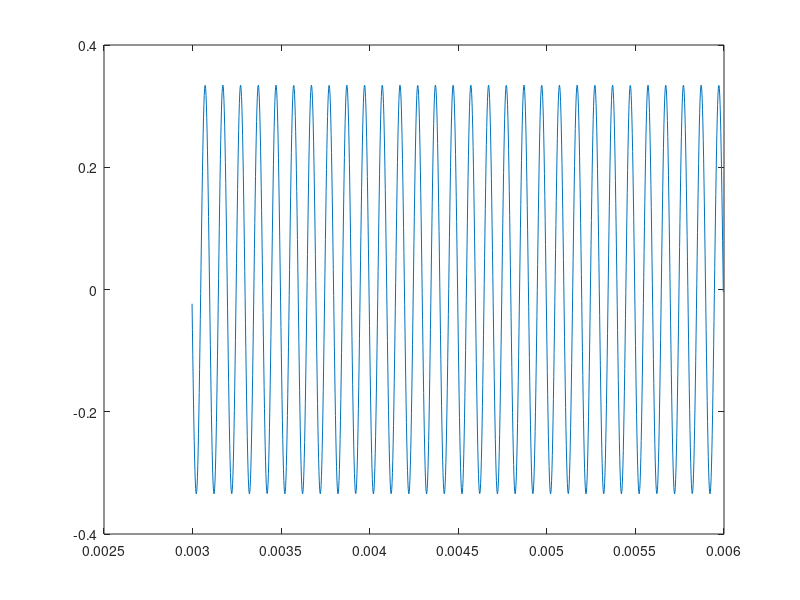

This figure's MATLAB source:
clear, clc

%Constantes del problema
R=12;
L=1e-3;
C=1e-6;

%Condiciones iniciales
x1(1)=0;
x2(1)=0;

%Frecuencias: [1000, 2000, 3000, 4000, 4500, 4700, 4800, 5000, 5100, 5300, 5500, 6000, 7000, 8000, 9000, 10000]
F=10000;

%Elegimos el paso de integracion T1 por ser mas preciso
T = 2*pi*sqrt(L*C) / (100 * sqrt( 1-C*R^2 / (4*L) ) );

%Definicion de señal de entrada
abscisas = 0:T:(6e-3)-T;
u = sin(2*pi*F*abscisas);

%Integracion numerica
for n=2:1:length(u)   
    x1(n) = x2(n-1)*T + x1(n-1);
    x2(n) = x2(n-1) + (u(n) - R*x2(n-1) - x1(n)/C )*T/L;
end

%Calculo de tension del capacitor
uc = x1 / C;

%Graficas, definimos posCorte, para no mostrar la region de la grafica que corresponde al regimen transitorio
posCorte=round(length(abscisas)/2);
plot(abscisas(posCorte:length(abscisas)),uc(posCorte:length(abscisas)));